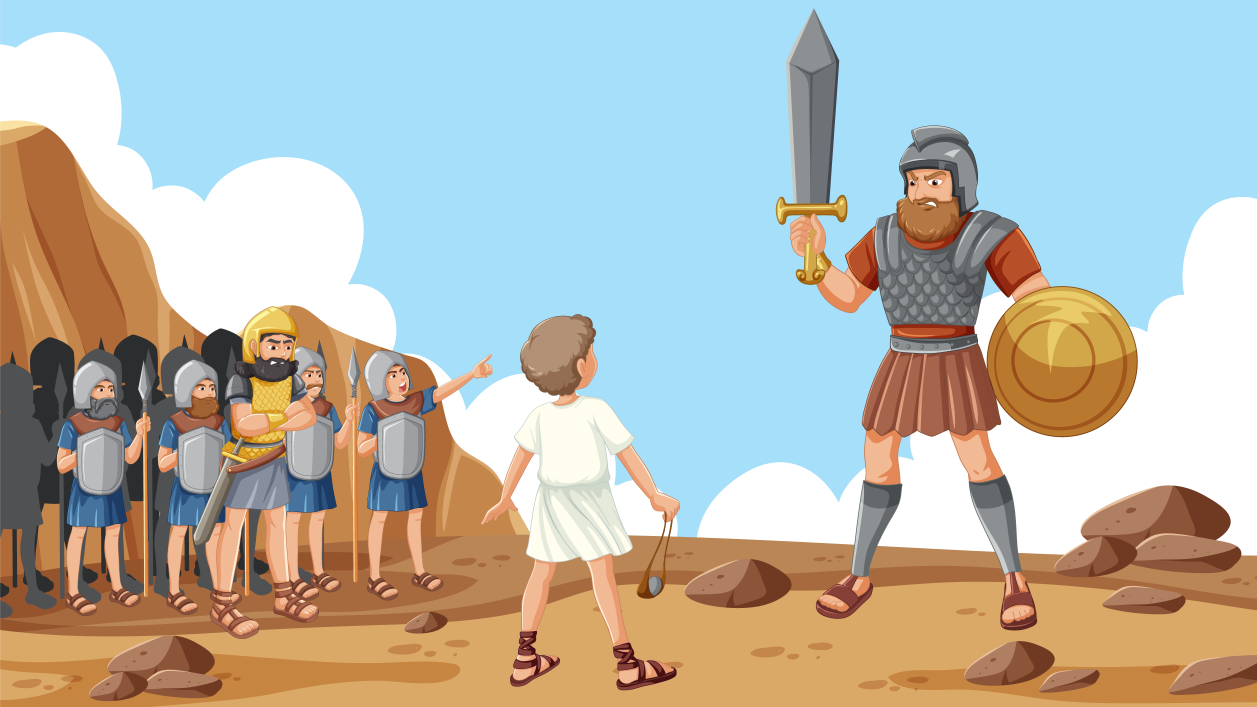
#> input picture qao1_nr1y_230906.jpg, 6284 x 3535 px (shown at 1/5 size)
$ python clean_background.py
#> lines starting #> are read from the running program, lines starting #| are printed output that depends on the picture; after the words box and inside, x2 and y2 are one past the last pixel; in counts of white or black regions, pixels touching at a corner belong together
"""Remove David and Goliath — fill with sampled sky/ground colours."""
import cv2
import numpy as np

SRC = "qao1_nr1y_230906.jpg"
OUT = "qao1_nr1y_230906_clean.jpg"

orig = cv2.imread(SRC)
#> orig is the input picture: shape (3535, 6284, 3); mean B, G, R 175.7, 184.2, 183.2
h, w = orig.shape[:2]
#> h = 3535; w = 6284
result = orig.copy()

HORIZON = int(h * 0.52)
#> HORIZON = 1838

sky_color = np.median(orig[int(h * 0.08): int(h * 0.18), int(w * 0.78): int(w * 0.92)], axis=(0, 1))
#> sky_color = [250, 223, 166]
ground_color = np.median(orig[int(h * 0.88): int(h * 0.97), int(w * 0.05): int(w * 0.20)], axis=(0, 1))
#> ground_color = [65, 127, 176]

FILL_START = int(w * 0.26)
#> FILL_START = 1633

sky_layer = np.full((HORIZON, w - FILL_START, 3), sky_color, dtype=np.uint8)
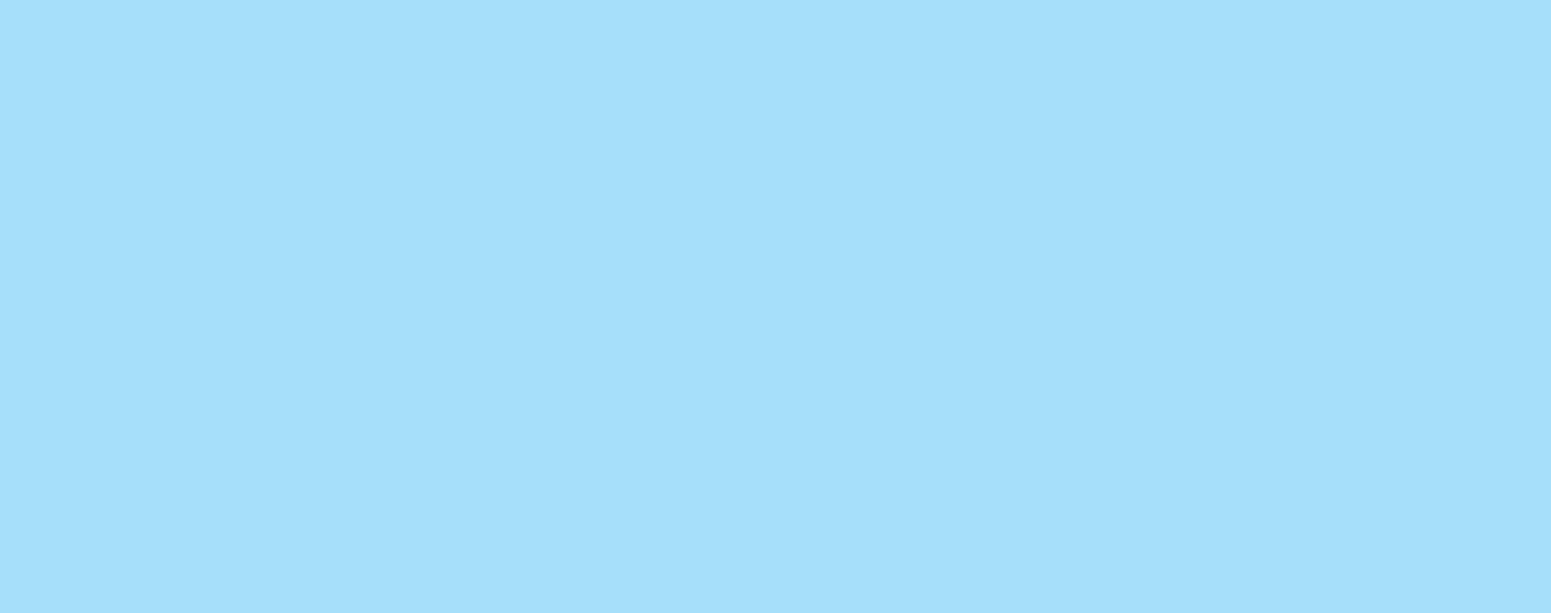
#> sky_layer: shape (1838, 4651, 3) (shown at 1/3 size); mean of channels 0, 1, 2 250, 223, 166; drawn as B, G, R
for y in range(HORIZON):
    t = y / HORIZON
    sky_layer[y] = np.clip(sky_layer[y] * (1 - t * 0.06), 0, 255).astype(np.uint8)

ground_h = h - HORIZON
#> ground_h = 1697
ground_layer = np.full((ground_h, w - FILL_START, 3), ground_color, dtype=np.uint8)
for y in range(ground_h):
    t = y / ground_h
    ground_layer[y] = np.clip(ground_layer[y] * (1 - t * 0.12), 0, 255).astype(np.uint8)
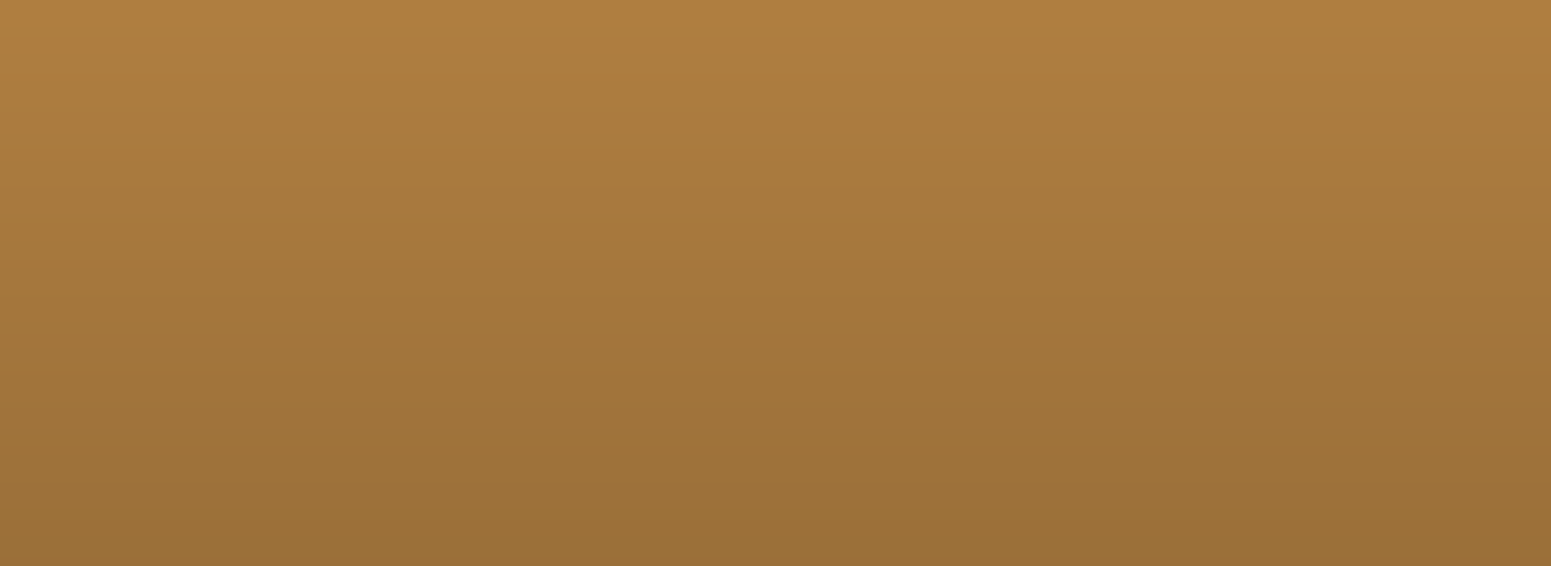
#> ground_layer: shape (1697, 4651, 3) (shown at 1/3 size); mean of channels 0, 1, 2 60.6, 118.9, 164.9; drawn as B, G, R

result[0:HORIZON, FILL_START:w] = sky_layer
result[HORIZON:h, FILL_START:w] = ground_layer

# Soft transition at the army/battlefield boundary
BLEND = 40
for i in range(BLEND):
    t = i / BLEND
    col = FILL_START - BLEND // 2 + i
    if 0 <= col < w:
        left_col = max(0, col - BLEND)
        result[:, col] = cv2.addWeighted(
            orig[:, left_col], 1 - t,
            result[:, col], t,
            0
        )

# Blend clouds softly from the original (no hard rectangular pastes)
cloud_src = orig[int(h * 0.04): int(h * 0.20), int(w * 0.74): int(w * 0.94)].astype(np.float32)
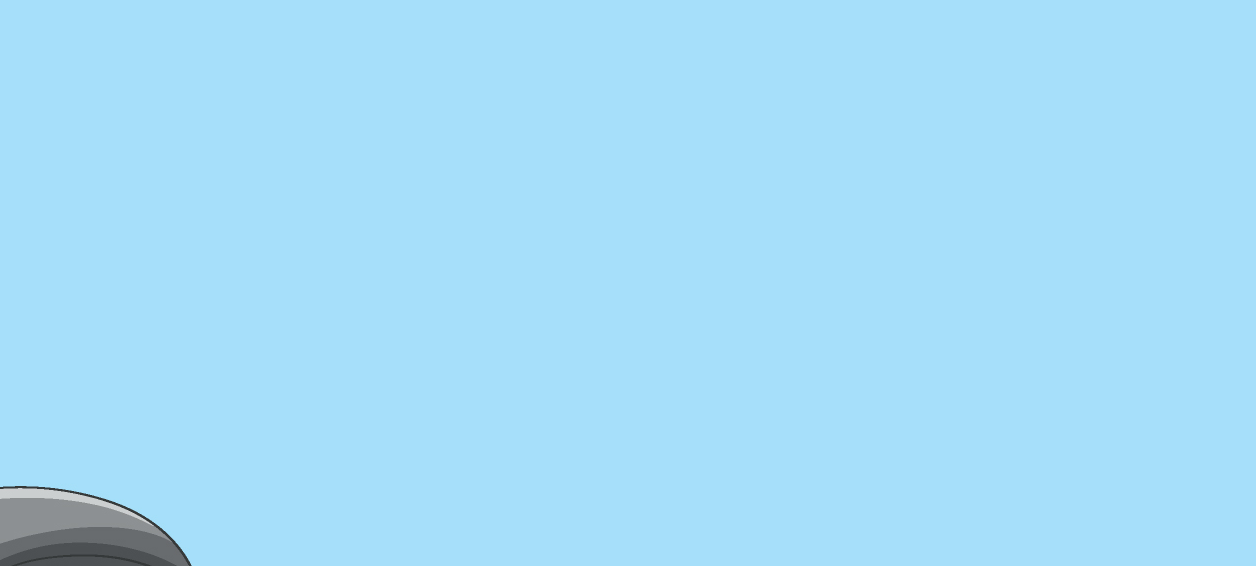
#> cloud_src: shape (566, 1256, 3) float32; mean B, G, R 248.1, 222.2, 166.6
for cx_frac in (0.42, 0.62, 0.80):
    cw = int(w * 0.16)
    ch = int(h * 0.12)
    cloud = cv2.resize(cloud_src, (cw, ch))
    dx = int(w * cx_frac)
    dy = int(h * 0.05)
    x2, y2 = min(w, dx + cw), min(h, dy + ch)
    cw, ch = x2 - dx, y2 - dy
    patch = result[dy:y2, dx:x2].astype(np.float32)
    cloud = cloud[:ch, :cw]
    mask = (cloud.mean(axis=2) > 200).astype(np.float32) * 0.55
    mask = cv2.GaussianBlur(mask, (21, 21), 8)[..., np.newaxis]
    result[dy:y2, dx:x2] = np.clip(
        patch * (1 - mask) + cloud * mask, 0, 255
    ).astype(np.uint8)
#> this loop made 3 passes
#> pass 1, `cloud = cv2.resize(cloud_src, (cw, ch))`:
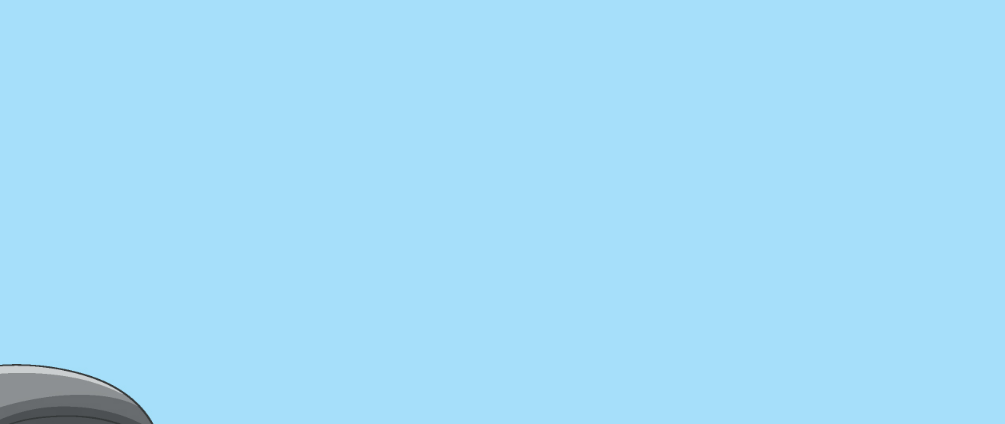
#> cloud: shape (424, 1005, 3) float32; mean B, G, R 246.5, 222.1, 166.2
#> pass 1, `mask = (cloud.mean(axis=2) > 200).astype(np.float32) * 0.55`:
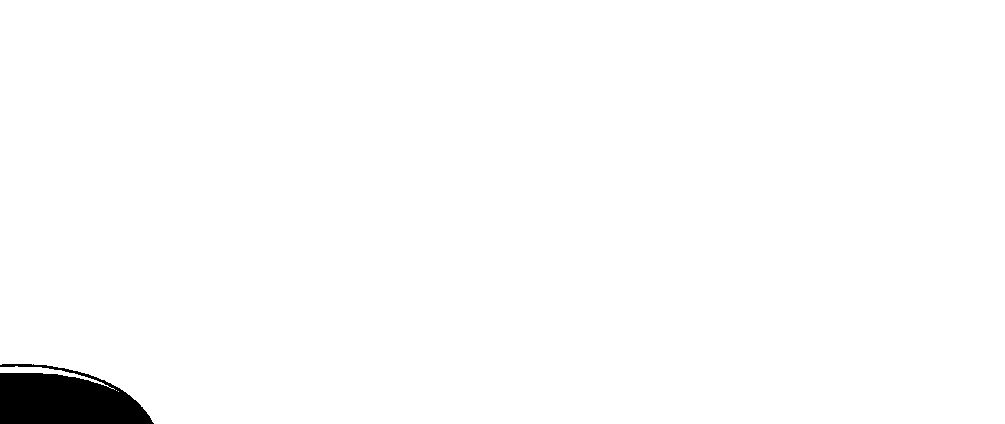
#> mask: shape (424, 1005) float32; values 0 (black) and 0.55 (white), 98.4% white; 1 black region, box (x1, y1, x2, y2) and area: (0, 364, 154, 424) 6615
#> pass 1, `mask = cv2.GaussianBlur(mask, (21, 21), 8)[..., np.newaxis]`:
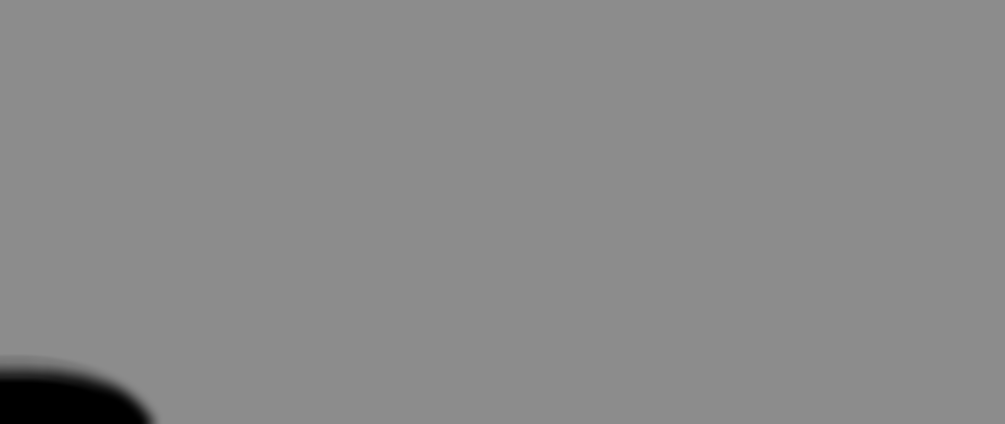
#> mask: shape (424, 1005, 1) float32; min 0, max 0.55, mean 0.541

# Draw small rocks directly (circles/ellipses — no square stamp artifacts)
rng = np.random.default_rng(42)
for _ in range(14):
    cx = int(rng.integers(FILL_START + 80, w - 60))
    cy = int(rng.integers(HORIZON + 40, h - 30))
    rx = int(rng.integers(12, 28))
    ry = int(rng.integers(8, 18))
    shade = tuple(int(c * rng.uniform(0.75, 0.92)) for c in ground_color)
    cv2.ellipse(result, (cx, cy), (rx, ry), rng.integers(0, 180), 0, 360, shade, -1)
    cv2.ellipse(result, (cx - 2, cy - 3), (max(4, rx // 3), max(3, ry // 3)), 0, 0, 360,
                tuple(min(255, int(c * 1.08)) for c in shade), -1)
#> this loop made 14 passes
#> shade on passes 1 to 12: (58, 110, 134), (50, 104, 143), (57, 104, 138), (55, 111, 142), (57, 99, 145), (56, 116, 141), (50, 98, 146), (57, 110, 141), (53, 101, 152), (57, 109, 153), (55, 98, 135), (57, 108, 148)

cv2.imwrite(OUT, result, [cv2.IMWRITE_JPEG_QUALITY, 93])
print(f"Saved {OUT}")

$ run again, with rock-stone-set-element-of-nature-and-mountains-vector.jpg copied over qao1_nr1y_230906.jpg
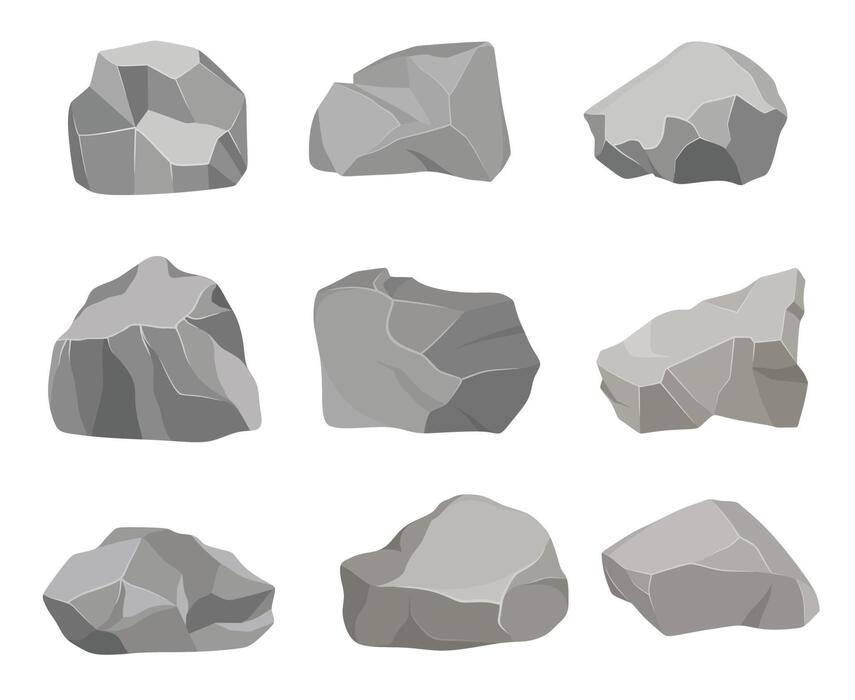
#> input picture rock-stone-set-element-of-nature-and-mountains-vector.jpg, 855 x 700 px
#> orig is the input picture: shape (700, 855, 3); mean B, G, R 217.6, 218.2, 218.6
#> sky_color = [198, 200, 200]
#> ground_color = [249, 249, 249]
#> the loop `for cx_frac in (0.42, 0.62, 0.80):` made 3 passes
#> pass 1, `mask = cv2.GaussianBlur(mask, (21, 21), 8)[..., np.newaxis]`:
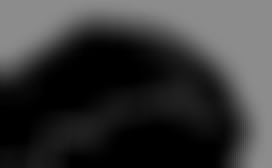
#> mask: shape (84, 136, 1) float32 (shown 2 times larger); min 0, max 0.55, mean 0.22
#> the loop `for _ in range(14):` made 14 passes
#> shade on passes 1 to 8: (223, 216, 190), (192, 205, 202), (221, 205, 196), (213, 218, 201), (219, 194, 206), (218, 227, 200), (194, 192, 206), (221, 216, 199)
#> after the loop `for _ in range(14):`:
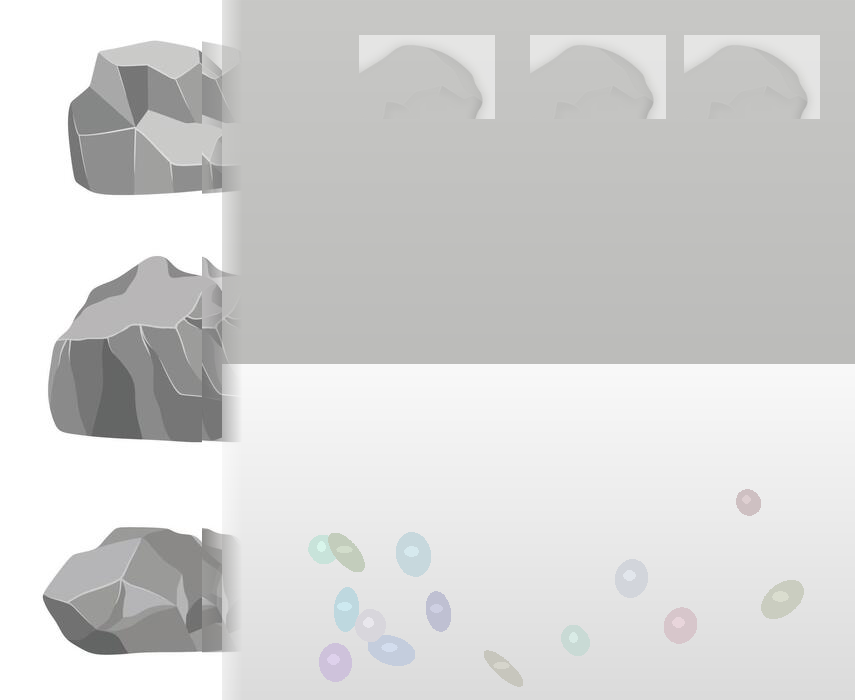
#> result: shape (700, 855, 3); mean B, G, R 211.4, 212.1, 212

$ run again, with v45d_bdsn_230906.jpg copied over qao1_nr1y_230906.jpg
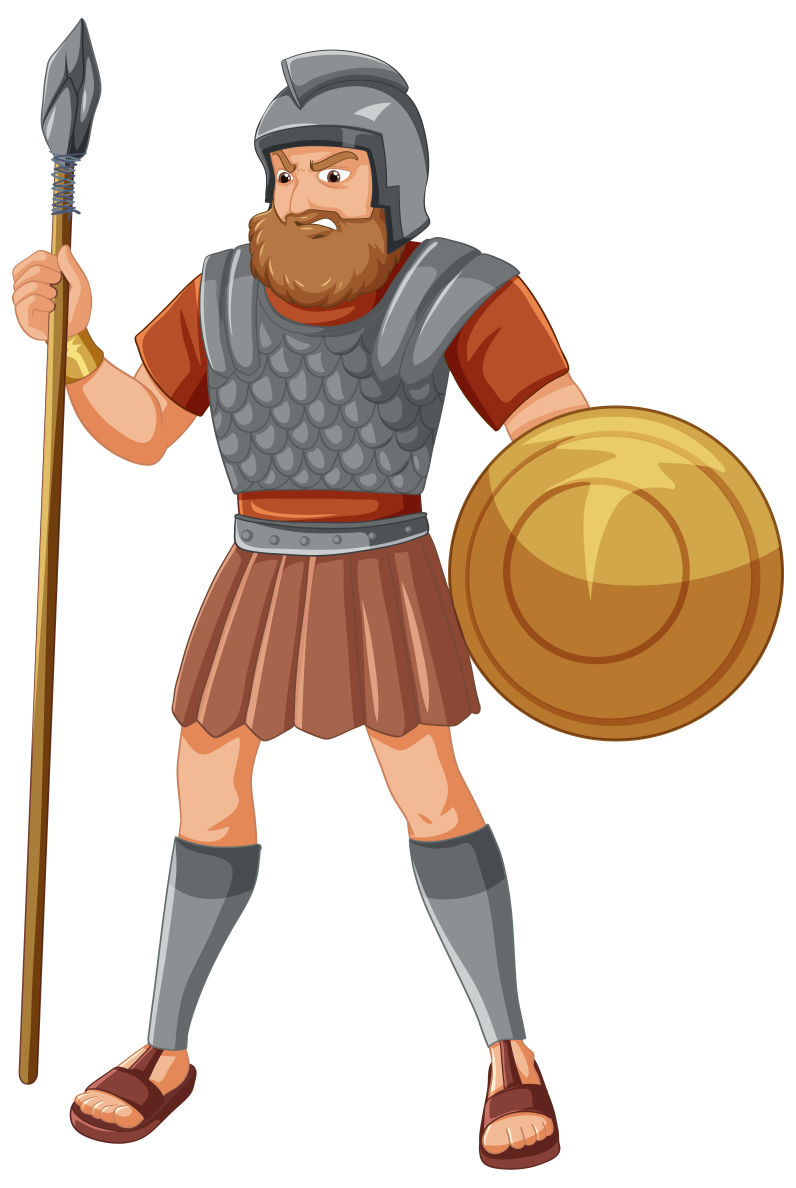
#> input picture v45d_bdsn_230906.jpg, 3978 x 5937 px (shown at 1/5 size)
#> orig is the input picture: shape (5937, 3978, 3); mean B, G, R 190.5, 203.5, 219.8
#> sky_color = [255, 255, 255]
#> after the loop `for y in range(ground_h):`:
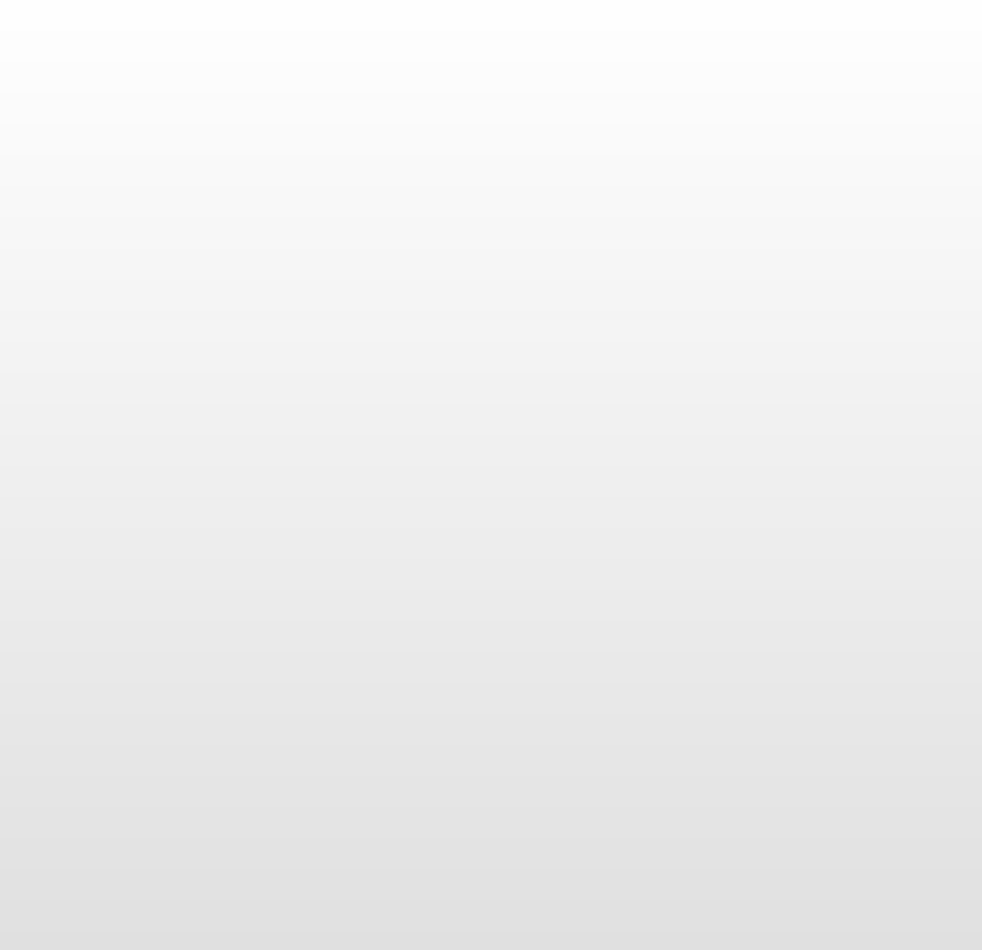
#> ground_layer: shape (2850, 2944, 3) (shown at 1/3 size); min 224, max 255, mean 239.2
#> `result[HORIZON:h, FILL_START:w] = ground_layer`:
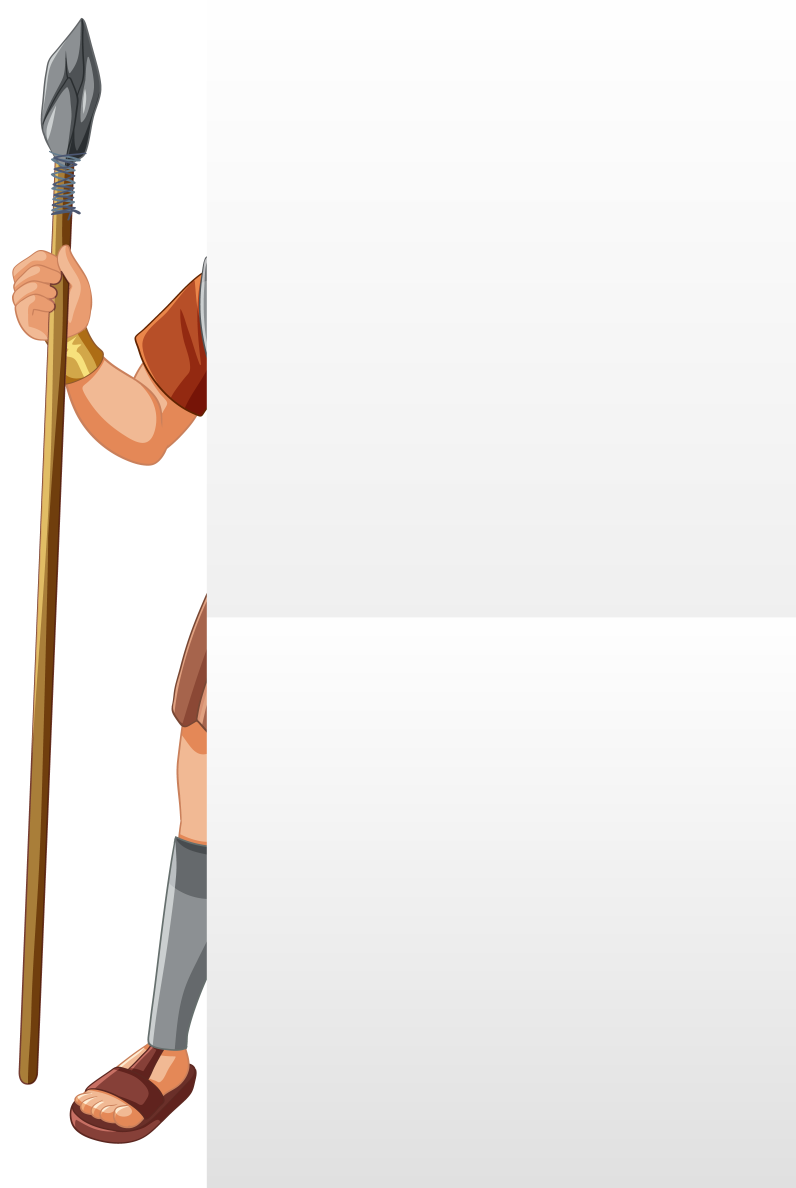
#> result: shape (5937, 3978, 3) (shown at 1/5 size); mean B, G, R 234.2, 236.5, 239.9
#> cloud_src: shape (950, 796, 3) float32; every value is 255
#> the loop `for _ in range(14):` made 14 passes
#> shade on passes 1 to 8: (228, 221, 195), (196, 210, 207), (226, 210, 201), (218, 224, 206), (224, 199, 211), (223, 233, 205), (199, 196, 211), (227, 221, 204)
